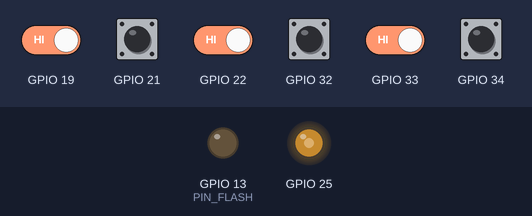
A program run on a simulated ESP32. Parts: output pins drawn as LEDs (lit = HIGH). Dashed ring = blinking. Inputs (shaded band) come from the test bench; at power-on: GPIO 19, GPIO 21, GPIO 22, GPIO 32–34 HIGH. Random numbers use the default seed unless the program sets one; EEPROM starts erased; what the program prints to the serial monitor is not drawn.

Above: at 1.5 s.
1.6 s: GPIO 19 driven LOW
At 4.61 s:
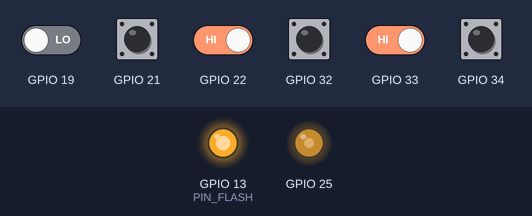
6.1 s: GPIO 33 driven LOW
At 7.0 s:
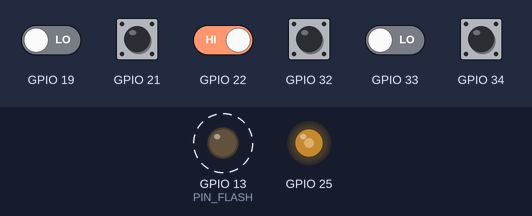
7.6 s: GPIO 19 driven HIGH and GPIO 22 driven LOW
Timing chart, 0 to 12.2 s (numbered marks = the images above; inputs shaded):
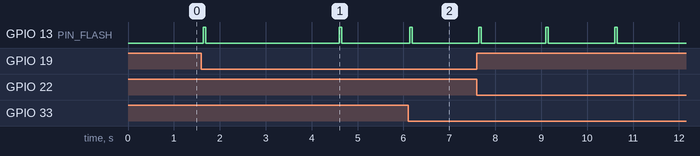

Measured:
- after the input at 1.6 s, GPIO 13 (PIN_FLASH): alternates HIGH for 0.05 s and LOW for 2.9 s, starting at once
- after the input at 6.1 s, GPIO 13 (PIN_FLASH): LOW → HIGH at once, → LOW 0.05 s later

The program:

main.cpp
```cpp
// firmware/gate/src/main.cpp
// ============================================================================
//  M4LAPS セクター機（SQ0〜SQ5）ファーム
//  役割：3レーンのビーム通過を検出 → GW時刻へ換算 → EVENTでGWへ送る（ACK必須）。
//        定期的にSYNCを投げてオフセットを保つ。JOIN/HEARTBEATで存在を知らせる。
//  common（protocol/espnow_link/timesync/beam）を呼ぶだけの薄い実装。
//  NODE_ID は platformio.ini の -DNODE_ID で焼き込む（0..5）。
// ============================================================================
#include <Arduino.h>
#include <WiFi.h>
#include "gwlog.h"       // ★20261102 全ログ：行頭に[経過秒 状態]（SEはファイル無し・PC側 log2file で残す）
#include "protocol.h"
#include "espnow_link.h"
#include "chfollow.h"
#include "timesync.h"
#include "beam.h"

#ifndef NODE_ID
#define NODE_ID 0
#endif
#ifndef ESPNOW_CHANNEL
#define ESPNOW_CHANNEL 1
#endif

static constexpr uint8_t FW_MAJOR = 0;
static constexpr uint8_t FW_MINOR = 1;

// ---- 送信中イベント（ACK待ち・最大4回再送・docs/12 EVENT）----------------
struct Pending {
  bool     used;
  uint32_t seq;         // 直近に送ったヘッダseq（LOST通知用）
  uint32_t seqs[4];     // ★20261031 A1：試行ごとのseq（ACKは「どの試行に対する受領」でも照合して外す）
  uint8_t  tries;
  uint32_t last_ms;
  uint32_t first_ms;    // ★20261102 初送時刻（ログ用）
  proto::EventBody body;
};
static constexpr int    PENDING_MAX = 8;
static constexpr uint8_t MAX_TRIES  = 4;
static constexpr uint32_t RESEND_MS = 60;     // ACK来なければ60 msで再送
static Pending s_pending[PENDING_MAX];

static bool s_assigned = false;   // JOIN_ACKを受けた（台帳にMAC登録済み）

// ---- ★通過検知フラッシュ（アンバーLED・PCBの空きランド Q3=IRLU3410→J_SIG_R を流用）----
//   GPIO13 → 100Ω(R13) → IRLU3410(Q3)ゲート、G-S間4.7k(R15)プルダウン。
//   LED：アノード→J_SIG_R.1(5V)、カソード→直列抵抗→J_SIG_R.2(Q3ドレイン)。抵抗はハーネス側（基板外）。
//   一瞬だけONの非ブロッキング。オーバードライブ電流は外付け抵抗で決める（ファームはON/OFFのみ）。
static constexpr int      PIN_FLASH = 13;     // 検知フラッシュ出力（=J_SIG_R経路）
static constexpr uint32_t FLASH_MS  = 50;     // 一瞬ピカッ（見えればOK・暫定）
static uint32_t s_flash_off_ms = 0;
static inline void flash_fire() {             // 通過検知の瞬間に呼ぶ
  digitalWrite(PIN_FLASH, HIGH);
  s_flash_off_ms = millis() + FLASH_MS;
}
static inline void flash_tick() {             // loop毎：時間が来たら消灯
  if (s_flash_off_ms && (int32_t)(millis() - s_flash_off_ms) >= 0) {
    digitalWrite(PIN_FLASH, LOW);
    s_flash_off_ms = 0;
  }
}

// ---- 受信ハンドラ ----------------------------------------------------------
static void on_recv(const proto::PktHeader& h, const uint8_t* body,
                    int body_len, const uint8_t* /*mac*/) {
  switch (h.type) {
    case proto::PT_SYNC_RSP: {
      if (body_len >= (int)sizeof(proto::SyncBody)) {
        proto::SyncBody b; memcpy(&b, body, sizeof(b));
        tsync::on_sync_rsp(b);
      }
    } break;

    case proto::PT_JOIN_ACK: {
      if (body_len >= (int)sizeof(proto::JoinAckBody)) {
        proto::JoinAckBody b; memcpy(&b, body, sizeof(b));
        if (b.node_id == NODE_ID) { if (!s_assigned) Serial.printf("[JOIN] ack node=%u ch=%u\n", b.node_id, b.channel); s_assigned = true; }   // IDはenv固定・上書きしない
        // ch追従（状態B）：GWが載せた運用ch（=WiFi実ch）へ念のため合わせる。通常は
        //   走査で既に同chに居るが、GWのch移動直後などのズレをここでも吸収する。
        if (b.channel >= 1 && b.channel <= 13) mesh::set_channel(b.channel);
      }
    } break;

    case proto::PT_EVENT_ACK: {
      uint32_t acked_seq = h.reserved1;                // GWが載せた受領seq
      // ★20261031 A1：旧実装は「最新の試行のseq」だけ照合していた。第k回のACKが第k+1回送信後
      //   （60ms超の遅れ）に届くと照合に失敗して無視され、不要な再送→GWに同じ通過が別seqで
      //   重複記録／4回とも擦れ違うと偽LOST、になっていた。全試行のseqで照合する。
      for (int i = 0; i < PENDING_MAX; i++) {
        if (!s_pending[i].used) continue;
        for (uint8_t k = 0; k < s_pending[i].tries && k < 4; k++)
          if (s_pending[i].seqs[k] == acked_seq) {
            Serial.printf("[ACK] lane=%u seq=%lu try=%u/%u %lums\n", s_pending[i].body.lane, (unsigned long)acked_seq,
                          k + 1, s_pending[i].tries, (unsigned long)(millis() - s_pending[i].first_ms));   // ★20261102
            s_pending[i].used = false; break; }
      }
    } break;

    case proto::PT_HEARTBEAT: {
      // 20260831k：GWビーコン付帯の計測中フラグを取り込む（「計測中はch走査禁止」）。
      //   旧GW(ボディ無し)は body_len=0 なので読まない＝後方互換。GW6/GW7のみ採用。
      if ((h.src == 6 || h.src == 7) && body_len >= 1)
        chfollow::note_gw_racing(body[0] != 0);
    } break;

    default: break;
  }
}

// ---- EVENT をキューに積む ---------------------------------------------------
static void enqueue_event(const beam::Hit& hit) {
  for (int i = 0; i < PENDING_MAX; i++) {
    if (s_pending[i].used) continue;
    Pending& p = s_pending[i];
    p.used = true;
    p.tries = 0;
    p.last_ms = 0;   // すぐ送る
    p.first_ms = millis();   // ★20261102 ログ用（初送→ACKまでの時間）
    p.body.lane    = hit.lane;
    // 張り付き(2/A1)は同期状態に依らない異常通知なので未同期でも 2 を保つ。
    //   それ以外は S4 に従い未同期なら 3 で上書き。
    p.body.quality = (hit.quality == 2) ? 2
                     : (tsync::is_synced() ? hit.quality : 3);
    p.body.miss    = hit.miss;   // 片ビーム欠のときA/Bどちらか（20260830c）
    p.body._pad    = 0;
    // 20260904 改修⑥：A欠け(miss=1)は hit.t_a_us=0。旧実装は tsync::to_gw_us(0) を通して
    //   同期オフセットぶんの非0値を t_us に載せ、サーバーの ORDER BY t_us を壊していた
    //   （gwの素の0よりタチが悪い）。A欠け時は t_us をB時刻へ寄せ、t_us_b は両ビーム取得
    //   時のみ載せる（片ビームは速度算出不可＝サーバー側で「—」表示）。gw/spool_appendと統一。
    {
      uint64_t ta = hit.t_a_us ? hit.t_a_us : hit.t_b_us;   // A欠けはBで代用（順序を正す）
      p.body.t_us   = tsync::to_gw_us(ta);                  // GW時刻へ換算（S3）
      p.body.t_us_b = (hit.t_a_us && hit.t_b_us) ? tsync::to_gw_us(hit.t_b_us) : 0;
    }
    return;
  }
  Serial.println("[WARN] pending full");
}

// ---- 送信中イベントの面倒を見る（送信・再送・あきらめ）--------------------
static void service_pending() {
  uint32_t nowm = millis();
  for (int i = 0; i < PENDING_MAX; i++) {
    Pending& p = s_pending[i];
    if (!p.used) continue;
    if (p.last_ms != 0 && (nowm - p.last_ms) < RESEND_MS) continue;

    if (p.tries >= MAX_TRIES) {
      p.used = false;
      Serial.printf("[WARN] event give up lane=%u\n", p.body.lane);
      // C1(24.14/案A・27章)：あきらめた瞬間、GWへLost通知を1本送る（best-effort）。
      //   この通知自体は再送管理しない。届けばGWが Lost×/セクター通信不良を表示。
      //   落ちても既存のNode×や後続EVENTのseq飛びで異常自体は別途露見しうる。
      proto::LostNoticeBody ln{};
      ln.lane        = p.body.lane;
      ln.dropped_seq = p.seq;
      mesh::send(proto::PT_LOST_NOTICE, 6 /*GW*/, &ln, sizeof(ln));
      continue;
    }
    mesh::send(proto::PT_EVENT, 6 /*GW*/, &p.body, sizeof(p.body));
    p.seq     = mesh::last_seq();   // 直近に送ったseq
    if (p.tries > 0) Serial.printf("[EV] resend lane=%u seq=%lu try=%u\n", p.body.lane, (unsigned long)p.seq, p.tries + 1);   // ★20261102
    if (p.tries < 4) p.seqs[p.tries] = p.seq;   // ★A1：試行ごとのseqを記録
    p.tries  += 1;
    p.last_ms = nowm;
  }
}

// 現chでJOINを1本撒く（ch追従の走査からも呼ぶ）
static void send_join() {
  proto::JoinBody jb = {};
  WiFi.macAddress(jb.mac);
  jb.kind = proto::KIND_SQ;
  jb.fw_major = FW_MAJOR;
  jb.fw_minor = FW_MINOR;
  jb.nvs_node_id = NODE_ID;        // 解釈X：自分のIDを知っている
  mesh::send(proto::PT_JOIN, 6, &jb, sizeof(jb));
}

// JOIN/HEARTBEAT を定期送信（MAC台帳登録・死活）
static void tick_presence() {
  static uint32_t last = 0;
  uint32_t nowm = millis();
  uint32_t interval = s_assigned ? 3000 : 1000;   // 未登録は短め
  if (nowm - last < interval) return;
  last = nowm;

  if (!s_assigned) send_join();
  else {
    // HEARTBEATにビーム健全性を付帯（READY中のセンサー不通をGWにライブ表示させる・20260831）
    proto::BeamStatBody bs{};
    for (int i = 0; i < beam::LANES; i++) {
      if (beam::lane_on(i) && beam::lane_stuck(i)) {
        bs.stuck_bits |= (uint8_t)(1 << i);
        bool a = beam::raw_a_blocked(i), b = beam::raw_b_blocked(i);
        bs.miss[i] = (a && b) ? 3 : (a ? 1 : 2);
      }
    }
    mesh::send(proto::PT_HEARTBEAT, 6, &bs, sizeof(bs));
  }
}

void setup() {
  Serial.begin(115200);
  delay(300);
  gwlog::log_boot("SE");
  Serial.printf("\n=== M4LAPS Sector SQ%d ===\n", NODE_ID);
  memset(s_pending, 0, sizeof(s_pending));

  uint8_t ch0 = chfollow::initial_channel(ESPNOW_CHANNEL);   // 前回学習ch→無ければ既定
  if (!mesh::begin(NODE_ID, ch0, on_recv)) {
    Serial.println("ESP-NOW init 失敗"); return;
  }
  beam::begin();
  pinMode(PIN_FLASH, OUTPUT);
  digitalWrite(PIN_FLASH, LOW);   // ★検知フラッシュ：起動時消灯（G-S間4.7kΩプルダウン併用）
  Serial.printf("ch=%d で稼働（GWのchへ自動追従）。SYNCとビーム待受け開始。\n", ch0);
}

void loop() {
  chfollow::tick(send_join);   // GWのchへ追従（在圏切れで1..13走査）
  tsync::tick_request(500);    // 0.5秒ごとにSYNC
  tick_presence();

  beam::Hit hit;
  while (beam::poll(hit)) {    // 溜まった通過を全部拾う
    enqueue_event(hit);
    flash_fire();             // ★通過検知の瞬間にアンバーLEDを一瞬ピカッ（暫定・全通過）
    uint8_t q = (hit.quality == 2) ? 2
                : (tsync::is_synced() ? hit.quality : 3);
    const char* ab = (hit.miss == 1) ? " A" : (hit.miss == 2) ? " B" : "";
    Serial.printf("[EV] lane=%u q=%u tA=%llu tB=%llu%s%s\n",
                  hit.lane, q,
                  (unsigned long long)hit.t_a_us,
                  (unsigned long long)hit.t_b_us,
                  (q == 2) ? " STICK(A1)" : "", ab);
  }
  // 全ビーム断のローカル警告（TX共通系＝LED 5V/38kHz 疑い・5秒ごと・20260830d）
  //   GW側TFTにも「SQx ALL BEAMS DOWN」が出る（全レーンのq=2到達で判定）。
  {
    static uint32_t s_last_alldown_ms = 0;
    if (beam::all_stuck() && (millis() - s_last_alldown_ms) >= 5000) {
      s_last_alldown_ms = millis();
      Serial.println("[BEAM] ALL STUCK -> TX side suspected (LED 5V / 38kHz / wiring)");
    }
  }
  flash_tick();               // ★検知フラッシュの非ブロッキング消灯
  service_pending();
}
```
